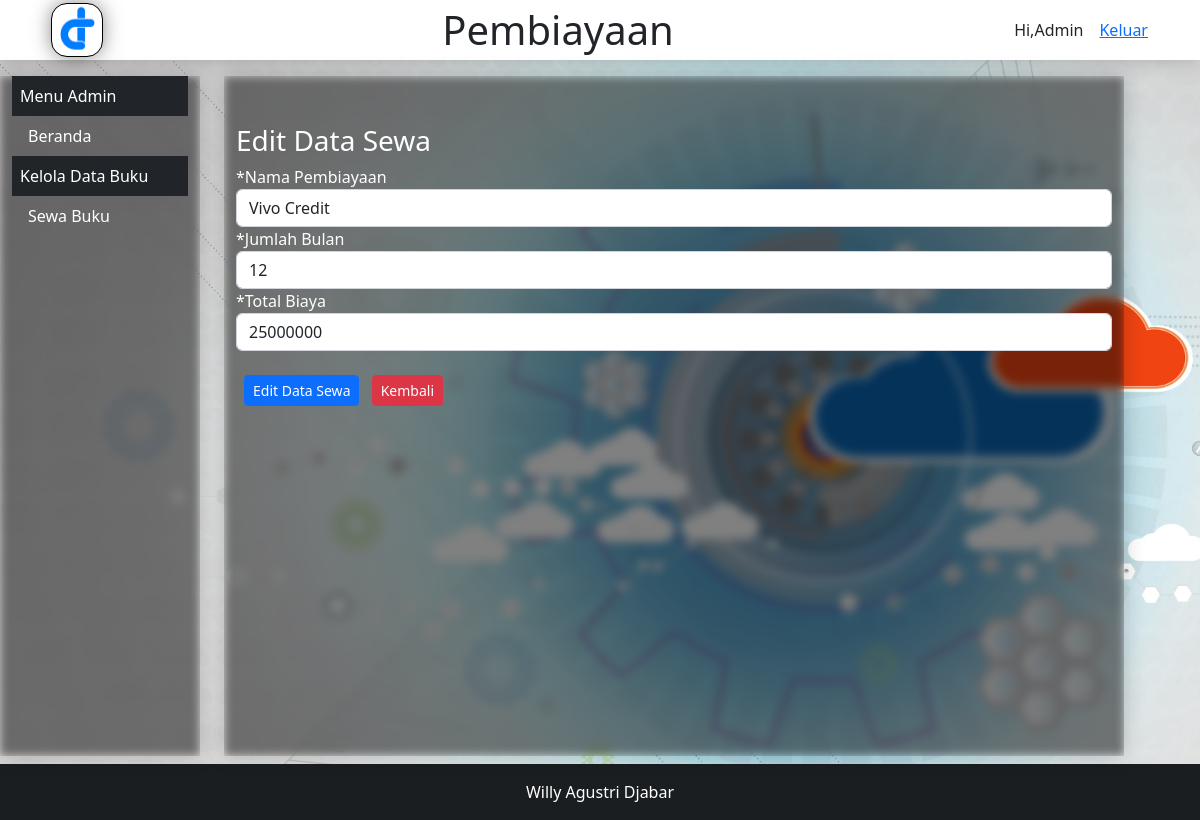
/pages/pembiayaan-edit.php?id_pembiayaan=18, run on the app's committed database.
### tables this page shows
CREATE TABLE `tb_sewa` (
  `id_pembiayaan` int(10) NOT NULL AUTO_INCREMENT,
  `nama_pembiayaan` varchar(40) NOT NULL,
  `jumlah_bulan` int(5) NOT NULL,
  `total_biaya` bigint(15) NOT NULL,
  `biaya_perbulan` bigint(15) NOT NULL,
  PRIMARY KEY (`id_pembiayaan`)
);

### pages/pembiayaan-edit.php (the view, shortened to what this page needs)
<!DOCTYPE html>
<html lang="en">
<head>
    <link rel="stylesheet" href="../assets/style.css" />
    <link href="../assets/bootstrap-5.2.3-dist/css/bootstrap.min.css" rel="stylesheet" />
    <link rel="stylesheet" href="https://cdnjs.cloudflare.com/ajax/libs/font-awesome/4.7.0/css/font-awesome.min.css">
</head>
<body>
    <header class="mb-3  p-1 mb-2 glass-effect d-flex justify-content-between align-items-center">
        <span class="img-wrapper">
            <img class="text-left mx-5" src="../images/logo.png" alt="" width="50px">
        </span>
        <h1 class="m-0">Pembiayaan</h1>
        <div class="user mx-5 text-center d-flex align-items-center">
            <span class="text-sm">Hi,</span>
            <span class="me-2">Admin</span>
            <a href="proses/logout.php" class=" text-center d-flex align-items-center">
                Keluar
            </a>
        </div>
    </header>
    <div class="container-fluid">
        <div class="row">
            <div class="glass-effect col-2 ">
                <ul class="nav flex-column">
                    <li class="nav-item ">
                        <span class=" nav text-white  bg-dark p-2" href="#">Menu Admin</span>
                    </li>
                    <li class="nav-item">
                        <a class=" nav-link text-white " href="index.php?p=beranda">
                            Beranda
                        </a>
                    </li>
                    <li class="nav-item">
                        <span class="nav text-white  bg-dark p-2">Kelola Data Buku</span>
                    </li>
                    <li class="nav-item">
                        <a class=" nav-link text-white " href="index.php?p=pembiayaan">
                            Sewa Buku
                        </a>
                    </li>
                </ul>
            </div>
            <div class="form glass-effect col-9 mx-4">
                <?php
  $id_pembiayaan = $_GET['id_pembiayaan'];
  include('../koneksi.php');
  $query = mysqli_query($db,"select * from tb_sewa where id_pembiayaan = '$id_pembiayaan'");
  $row = mysqli_fetch_assoc($query);
  ?>
                <form class="mt-5" action="../proses/pembiayaan-edit-proses.php?id_pembiayaan=<?= $id_pembiayaan ?>"
                    method="POST">
                    <h3>Edit Data Sewa </h3>
                    <div class="form-group">
                        <label for="exampleFormControlInput1">*Nama Pembiayaan</label>
                        <input type="text" class="form-control" id="exampleFormControlInput1"
                            placeholder="Willy Agustri Djabar" name="nama_pembiayaan"
                            value="<?php echo $row['nama_pembiayaan']?>  " />
                    </div>
                    <div class="form-group">
                        <label for="exampleFormControlInput1">*Jumlah Bulan</label>
                        <input type="text" class="form-control" id="exampleFormControlInput1"
                            placeholder="Willy Agustri Djabar" name="jumlah_bulan"
                            value="<?php echo $row['jumlah_bulan']?>  " />
                    </div>
                    <div class="form-group">
                        <label for="exampleFormControlInput1">*Total Biaya</label>
                        <input type="text" class="form-control" id="exampleFormControlInput1"
                            placeholder="Willy Agustri Djabar" name="total_biaya"
                            value="<?php echo $row['total_biaya']?>  " />
                    </div>
                    <div class="mt-4">
                        <button class="btn btn-sm btn-primary mx-2" name="submit">Edit Data Sewa</button>
                        <a href="../index.php?p=pembiayaan" class=" btn btn-sm btn-danger ">Kembali</a>
                    </div>
                </form>
            </div>
        </div>
    </div>
</body>
<footer class=" bg-dark text-center text-white text-lg-start mt-2">
    <div class="text-center p-3" style="background-color: rgba(0, 0, 0, 0.2)">
        Willy Agustri Djabar
    </div>
</footer>
</html>

### assets/style.css (style rules this page uses)
* { margin: 0; padding: 0; box-sizing: border-box; }
body { background: url("../images/background.jpg") fixed no-repeat; background-size: cover; height: 85vh; }
img { border-radius: 15px; outline: 1px solid black; box-shadow: 0 0 20px rgba(0, 0, 0, 0.5); }
html, .container-fluid, .row, .col-2, .col-10 { height: 100%; width: auto; color: white; }
.glass-effect { backdrop-filter: blur(5px) brightness(50%) saturate(100%); background: rgba(255, 255, 255, 0); box-shadow: 0 0 20px rgba(0, 0, 0, 0.2); }
header.glass-effect { backdrop-filter: blur(5px) brightness(100%) saturate(100%); background: rgb(255, 255, 255); box-shadow: 0 0 20px rgba(0, 0, 0, 0.2); }

### data on the page
tb_sewa: nama_pembiayaan "Vivo Credit", jumlah_bulan "12", total_biaya "25000000"
